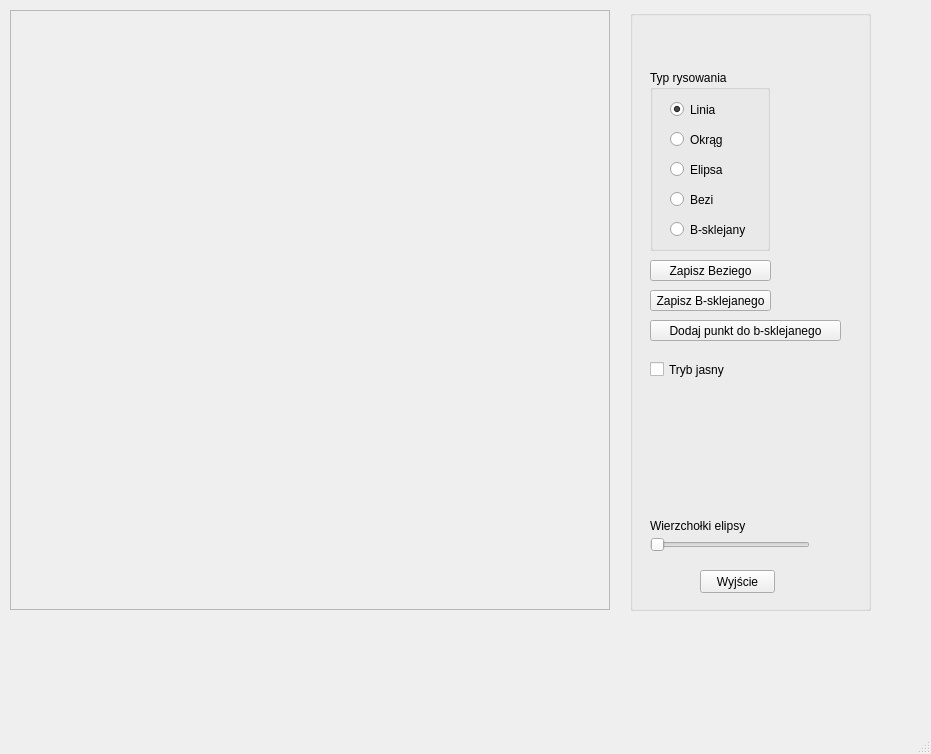
<?xml version="1.0" encoding="UTF-8"?>
<ui version="4.0">
 <class>MyWindow</class>
 <widget class="QMainWindow" name="MyWindow">
  <property name="geometry">
   <rect>
    <x>0</x>
    <y>0</y>
    <width>931</width>
    <height>754</height>
   </rect>
  </property>
  <property name="windowTitle">
   <string>MyWindow</string>
  </property>
  <widget class="QWidget" name="centralWidget">
   <widget class="QFrame" name="rysujFrame">
    <property name="geometry">
     <rect>
      <x>10</x>
      <y>10</y>
      <width>600</width>
      <height>600</height>
     </rect>
    </property>
    <property name="frameShape">
     <enum>QFrame::StyledPanel</enum>
    </property>
    <property name="frameShadow">
     <enum>QFrame::Raised</enum>
    </property>
   </widget>
   <widget class="QGroupBox" name="groupBox">
    <property name="geometry">
     <rect>
      <x>630</x>
      <y>10</y>
      <width>241</width>
      <height>601</height>
     </rect>
    </property>
    <property name="title">
     <string/>
    </property>
    <widget class="QPushButton" name="exitButton">
     <property name="geometry">
      <rect>
       <x>70</x>
       <y>560</y>
       <width>75</width>
       <height>23</height>
      </rect>
     </property>
     <property name="text">
      <string>Wyjście</string>
     </property>
    </widget>
    <widget class="QSlider" name="horizontalSlider">
     <property name="geometry">
      <rect>
       <x>20</x>
       <y>510</y>
       <width>160</width>
       <height>50</height>
      </rect>
     </property>
     <property name="minimumSize">
      <size>
       <width>0</width>
       <height>50</height>
      </size>
     </property>
     <property name="baseSize">
      <size>
       <width>0</width>
       <height>50</height>
      </size>
     </property>
     <property name="minimum">
      <number>4</number>
     </property>
     <property name="orientation">
      <enum>Qt::Horizontal</enum>
     </property>
    </widget>
    <widget class="QLabel" name="label">
     <property name="geometry">
      <rect>
       <x>20</x>
       <y>500</y>
       <width>151</width>
       <height>31</height>
      </rect>
     </property>
     <property name="text">
      <string>Wierzchołki elipsy</string>
     </property>
    </widget>
    <widget class="QGroupBox" name="groupBox_2">
     <property name="geometry">
      <rect>
       <x>20</x>
       <y>60</y>
       <width>120</width>
       <height>181</height>
      </rect>
     </property>
     <property name="title">
      <string>Typ rysowania</string>
     </property>
     <property name="checkable">
      <bool>false</bool>
     </property>
     <widget class="QRadioButton" name="linia_button">
      <property name="geometry">
       <rect>
        <x>20</x>
        <y>30</y>
        <width>91</width>
        <height>19</height>
       </rect>
      </property>
      <property name="text">
       <string>Linia</string>
      </property>
      <property name="checked">
       <bool>true</bool>
      </property>
     </widget>
     <widget class="QRadioButton" name="okrag_button">
      <property name="geometry">
       <rect>
        <x>20</x>
        <y>60</y>
        <width>91</width>
        <height>19</height>
       </rect>
      </property>
      <property name="text">
       <string>Okrąg</string>
      </property>
     </widget>
     <widget class="QRadioButton" name="elipsa_button">
      <property name="geometry">
       <rect>
        <x>20</x>
        <y>90</y>
        <width>91</width>
        <height>19</height>
       </rect>
      </property>
      <property name="text">
       <string>Elipsa</string>
      </property>
     </widget>
     <widget class="QRadioButton" name="bezi_button">
      <property name="geometry">
       <rect>
        <x>20</x>
        <y>120</y>
        <width>91</width>
        <height>19</height>
       </rect>
      </property>
      <property name="text">
       <string>Bezi</string>
      </property>
     </widget>
     <widget class="QRadioButton" name="bSkejany">
      <property name="geometry">
       <rect>
        <x>20</x>
        <y>150</y>
        <width>91</width>
        <height>19</height>
       </rect>
      </property>
      <property name="text">
       <string>B-sklejany</string>
      </property>
     </widget>
    </widget>
    <widget class="QPushButton" name="zapisz_beziego_button">
     <property name="geometry">
      <rect>
       <x>20</x>
       <y>250</y>
       <width>121</width>
       <height>21</height>
      </rect>
     </property>
     <property name="text">
      <string>Zapisz Beziego</string>
     </property>
    </widget>
    <widget class="QPushButton" name="zapisz_bSklejanego">
     <property name="geometry">
      <rect>
       <x>20</x>
       <y>280</y>
       <width>121</width>
       <height>21</height>
      </rect>
     </property>
     <property name="text">
      <string>Zapisz B-sklejanego</string>
     </property>
    </widget>
    <widget class="QPushButton" name="dodaj_do_sklejanego">
     <property name="geometry">
      <rect>
       <x>20</x>
       <y>310</y>
       <width>191</width>
       <height>21</height>
      </rect>
     </property>
     <property name="text">
      <string>Dodaj punkt do b-sklejanego</string>
     </property>
    </widget>
    <widget class="QCheckBox" name="checkBox">
     <property name="geometry">
      <rect>
       <x>20</x>
       <y>350</y>
       <width>121</width>
       <height>19</height>
      </rect>
     </property>
     <property name="text">
      <string>Tryb jasny</string>
     </property>
    </widget>
   </widget>
  </widget>
  <widget class="QMenuBar" name="menuBar">
   <property name="geometry">
    <rect>
     <x>0</x>
     <y>0</y>
     <width>931</width>
     <height>18</height>
    </rect>
   </property>
  </widget>
  <widget class="QStatusBar" name="statusBar"/>
 </widget>
 <layoutdefault spacing="6" margin="11"/>
 <resources/>
 <connections/>
</ui>
